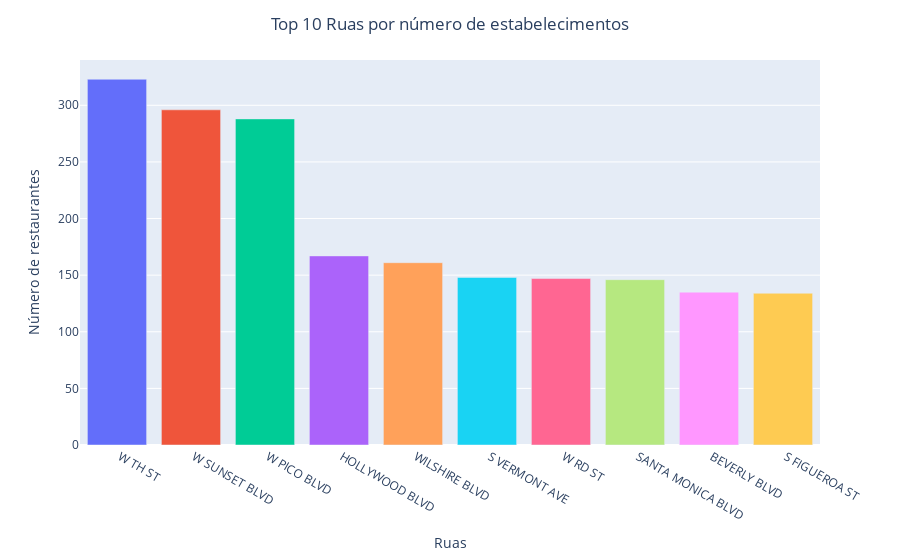

Here is the notebook cell this chart was saved with:
### Markdown cell above
##### <a id="27">Top 10 ruas com o maior número de restaurantes</a>

### Code cell
restaurants_by_streets = df.groupby('street_name')['id'].count().reset_index()

# top10
top10_streets = restaurants_by_streets.sort_values(
    by='id', ascending=False).head(10)

# plt
fig = px.bar(top10_streets, x='street_name',
             y='id', color='street_name')
fig.update_layout(
    title="Top 10 Ruas por número de estabelecimentos",
    xaxis_title="Ruas",
    yaxis_title="Número de restaurantes",
    title_x=0.5,
    showlegend=False
)

fig.show()

### Figure 1 — Plotly figure (JSON) as saved in the notebook; plotly's stock layout.template omitted (floating-point values rounded to 4 significant figures)
{"data": [{"alignmentgroup": "True", "hovertemplate": "street_name=%{x}<br>id=%{y}<extra></extra>", "legendgroup": " W TH ST", "marker": {"color": "#636efa", "pattern": {"shape": ""}}, "name": " W TH ST", "offsetgroup": " W TH ST", "orientation": "v", "showlegend": true, "textposition": "auto", "type": "bar", "x": [" W TH ST"], "xaxis": "x", "y": [323], "yaxis": "y"}, {"alignmentgroup": "True", "hovertemplate": "street_name=%{x}<br>id=%{y}<extra></extra>", "legendgroup": " W SUNSET BLVD", "marker": {"color": "#EF553B", "pattern": {"shape": ""}}, "name": " W SUNSET BLVD", "offsetgroup": " W SUNSET BLVD", "orientation": "v", "showlegend": true, "textposition": "auto", "type": "bar", "x": [" W SUNSET BLVD"], "xaxis": "x", "y": [296], "yaxis": "y"}, {"alignmentgroup": "True", "hovertemplate": "street_name=%{x}<br>id=%{y}<extra></extra>", "legendgroup": " W PICO BLVD", "marker": {"color": "#00cc96", "pattern": {"shape": ""}}, "name": " W PICO BLVD", "offsetgroup": " W PICO BLVD", "orientation": "v", "showlegend": true, "textposition": "auto", "type": "bar", "x": [" W PICO BLVD"], "xaxis": "x", "y": [288], "yaxis": "y"}, {"alignmentgroup": "True", "hovertemplate": "street_name=%{x}<br>id=%{y}<extra></extra>", "legendgroup": " HOLLYWOOD BLVD", "marker": {"color": "#ab63fa", "pattern": {"shape": ""}}, "name": " HOLLYWOOD BLVD", "offsetgroup": " HOLLYWOOD BLVD", "orientation": "v", "showlegend": true, "textposition": "auto", "type": "bar", "x": [" HOLLYWOOD BLVD"], "xaxis": "x", "y": [167], "yaxis": "y"}, {"alignmentgroup": "True", "hovertemplate": "street_name=%{x}<br>id=%{y}<extra></extra>", "legendgroup": " WILSHIRE BLVD", "marker": {"color": "#FFA15A", "pattern": {"shape": ""}}, "name": " WILSHIRE BLVD", "offsetgroup": " WILSHIRE BLVD", "orientation": "v", "showlegend": true, "textposition": "auto", "type": "bar", "x": [" WILSHIRE BLVD"], "xaxis": "x", "y": [161], "yaxis": "y"}, {"alignmentgroup": "True", "hovertemplate": "street_name=%{x}<br>id=%{y}<extra></extra>", "legendgroup": " S VERMONT AVE", "marker": {"color": "#19d3f3", "pattern": {"shape": ""}}, "name": " S VERMONT AVE", "offsetgroup": " S VERMONT AVE", "orientation": "v", "showlegend": true, "textposition": "auto", "type": "bar", "x": [" S VERMONT AVE"], "xaxis": "x", "y": [148], "yaxis": "y"}, {"alignmentgroup": "True", "hovertemplate": "street_name=%{x}<br>id=%{y}<extra></extra>", "legendgroup": " W RD ST", "marker": {"color": "#FF6692", "pattern": {"shape": ""}}, "name": " W RD ST", "offsetgroup": " W RD ST", "orientation": "v", "showlegend": true, "textposition": "auto", "type": "bar", "x": [" W RD ST"], "xaxis": "x", "y": [147], "yaxis": "y"}, {"alignmentgroup": "True", "hovertemplate": "street_name=%{x}<br>id=%{y}<extra></extra>", "legendgroup": " SANTA MONICA BLVD", "marker": {"color": "#B6E880", "pattern": {"shape": ""}}, "name": " SANTA MONICA BLVD", "offsetgroup": " SANTA MONICA BLVD", "orientation": "v", "showlegend": true, "textposition": "auto", "type": "bar", "x": [" SANTA MONICA BLVD"], "xaxis": "x", "y": [146], "yaxis": "y"}, {"alignmentgroup": "True", "hovertemplate": "street_name=%{x}<br>id=%{y}<extra></extra>", "legendgroup": " BEVERLY BLVD", "marker": {"color": "#FF97FF", "pattern": {"shape": ""}}, "name": " BEVERLY BLVD", "offsetgroup": " BEVERLY BLVD", "orientation": "v", "showlegend": true, "textposition": "auto", "type": "bar", "x": [" BEVERLY BLVD"], "xaxis": "x", "y": [135], "yaxis": "y"}, {"alignmentgroup": "True", "hovertemplate": "street_name=%{x}<br>id=%{y}<extra></extra>", "legendgroup": " S FIGUEROA ST", "marker": {"color": "#FECB52", "pattern": {"shape": ""}}, "name": " S FIGUEROA ST", "offsetgroup": " S FIGUEROA ST", "orientation": "v", "showlegend": true, "textposition": "auto", "type": "bar", "x": [" S FIGUEROA ST"], "xaxis": "x", "y": [134], "yaxis": "y"}], "layout": {"barmode": "relative", "legend": {"title": {"text": "street_name"}, "tracegroupgap": 0}, "margin": {"t": 60}, "showlegend": false, "title": {"text": "Top 10 Ruas por número de estabelecimentos", "x": 0.5}, "xaxis": {"anchor": "y", "categoryarray": [" W TH ST", " W SUNSET BLVD", " W PICO BLVD", " HOLLYWOOD BLVD", " WILSHIRE BLVD", " S VERMONT AVE", " W RD ST", " SANTA MONICA BLVD", " BEVERLY BLVD", " S FIGUEROA ST"], "categoryorder": "array", "domain": [0, 1], "title": {"text": "Ruas"}}, "yaxis": {"anchor": "x", "domain": [0, 1], "title": {"text": "Número de restaurantes"}}}}
